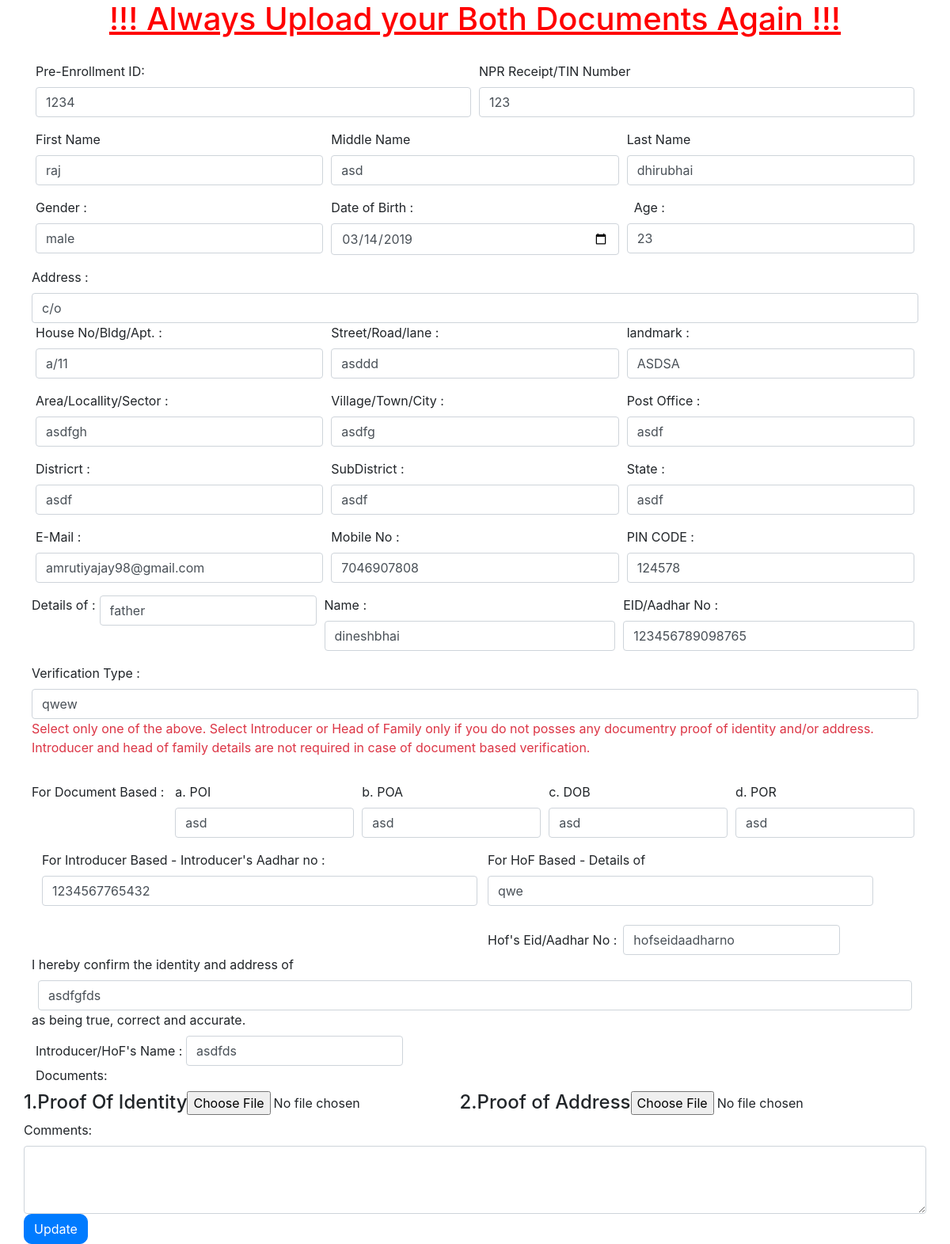
The app's page /aadharupdate.php (signed in) with its own data.
### tables this page shows
CREATE TABLE IF NOT EXISTS `aadhar` (
  `userid` varchar(100) NOT NULL,
  `preenrollmentid` varchar(50) NOT NULL,
  `nprreceipttinnumber` varchar(50) NOT NULL,
  `firstname` varchar(50) NOT NULL,
  `middlename` varchar(50) NOT NULL,
  `lastname` varchar(50) NOT NULL,
  `gender` varchar(10) NOT NULL,
  `dateofbirth` date NOT NULL,
  `age` int(3) NOT NULL,
  `address` varchar(40) NOT NULL,
  `houseno` varchar(10) NOT NULL,
  `street` varchar(100) NOT NULL,
  `landmark` varchar(100) NOT NULL,
  `area` varchar(100) NOT NULL,
  `city` varchar(50) NOT NULL,
  `postoffice` varchar(100) NOT NULL,
  `districrt` varchar(50) NOT NULL,
  `subdistrict` varchar(100) NOT NULL,
  `state` varchar(50) NOT NULL,
  `mailid` varchar(30) NOT NULL,
  `pincode` int(7) NOT NULL,
  `reference` varchar(20) NOT NULL,
  `name` varchar(50) NOT NULL,
  `eidaadharno` varchar(20) NOT NULL,
  `varification` varchar(50) NOT NULL,
  `poi` varchar(50) NOT NULL,
  `poa` varchar(50) NOT NULL,
  `dob` varchar(50) NOT NULL,
  `por` varchar(50) NOT NULL,
  `introducersaadharno` varchar(50) NOT NULL,
  `reference1` varchar(50) NOT NULL,
  `hofseidaadharno` varchar(50) NOT NULL,
  `owner` varchar(20) NOT NULL,
  `introname` varchar(20) NOT NULL,
  `mobileno` varchar(10) NOT NULL,
  PRIMARY KEY (`userid`)
);

### aadharupdate.php (the view, shortened to what this page needs)
<?php
include "db.php";
$userid = $_SESSION['username'];
?>
<!DOCTYPE html>
<html>
<head>
  <link rel="stylesheet" href="https://maxcdn.bootstrapcdn.com/bootstrap/4.0.0-beta/css/bootstrap.min.css">
</head>
<body>
<h1 style="color: red; margin-bottom: 30px;" align="center"><u>!!! Always Upload your Both Documents Again !!!</u></h1>
	<?php
		$q = "SELECT * FROM aadhar where userid='$userid'";
		$res = mysqli_query($conn, $q);
		while ($row = mysqli_fetch_array($res,MYSQLI_BOTH)) {
			$preenrollmentid=$row['preenrollmentid'];
			$nprreceipttinnumber=$row['nprreceipttinnumber'];
			$firstname=$row['firstname'];
			$middlename=$row['middlename'];
			$lastname=$row['lastname'];
			$gender=$row['gender'];
			$dateofbirth=$row['dateofbirth'];
			$age=$row['age'];
			$address=$row['address'];
			$houseno=$row['houseno'];
			$street=$row['street'];
			$landmark=$row['landmark'];
			$area=$row['area'];
			$city=$row['city'];
			$postoffice=$row['postoffice'];
			$districrt=$row['districrt'];
			$subdistrict=$row['subdistrict'];
			$state=$row['state'];
			$mailid=$row['mailid'];
			$pincode=$row['pincode'];
			$reference=$row['reference'];
			$name=$row['name'];
			$eidaadharno=$row['eidaadharno'];
			$varification=$row['varification'];
			$poi=$row['poi'];
			$poa=$row['poa'];
			$dob=$row['dob'];
			$por=$row['por'];
			$introducersaadharno=$row['introducersaadharno'];
			$reference1=$row['reference1'];
			$hofseidaadharno=$row['hofseidaadharno'];
			$owner=$row['owner'];
			$introname=$row['introname'];
			$mobileno=$row['mobileno'];
			?>
				<form action="aadharupdate.php" method="post" enctype="multipart/form-data">
		<div class="container">
		<div class="form-row">
			<div class="form-group col">
				<label>Pre-Enrollment ID:</label>
				<input type="text"  value="<?php echo $preenrollmentid; ?>" name="preenrollmentid" class="form-control">
			</div>
			<div class="form-group col">
				<label>NPR Receipt/TIN Number</label>
				<input type="text" name="nprreceipttinnumber"  value="<?php echo $nprreceipttinnumber; ?>" class="form-control">
			</div>
		</div>
		<div class="form-row">
			<div class="form-group col">
				<label>First Name</label>
				<input type="text" name="firstname" class="form-control"  value="<?php echo $firstname; ?>" required>
			</div>
			<div class="form-group col">
				<label>Middle Name</label>
				<input type="text" name="middlename" class="form-control"  value="<?php echo $middlename;?>" required>
			</div>
			<div class="form-group col">
				<label>Last Name</label>
				<input type="text" name="lastname" class="form-control"  value="<?php echo $lastname;?>" required>
			</div>
		</div>
		<div class="form-row">
			<div class="form-group col">
				<label>Gender :&nbsp&nbsp</label>
				<input type="text" name="gender" class="form-control"  value="<?php echo $gender;?>" required>
			</div>
			<div class="form-group col">
				<label>Date of Birth :&nbsp</label>
				<input type="date" name="dateofbirth" required class="form-control"  value="<?php echo $dateofbirth;?>">
			</div>
			<div class="form-group col">
				<label>&nbsp&nbspAge :</label>
				<input type="number" name="age" min="5" max="105"  value="<?php echo $age; ?>" required class="form-control">
			</div>
		</div>
		<div class="form-row">
			<label>Address :&nbsp&nbsp&nbsp</label>
			<input type="text" name="address" class="form-control"  value="<?php echo $address;?>" required>
		</div>
		<div class="form-row">
			<div class="form-group col">
				<label>House No/Bldg/Apt. :&nbsp</label>
				<input type="text" name="houseno" class="form-control"  value="<?php echo $houseno; ?>" required>
			</div>
			<div class="form-group col">
				<label>Street/Road/lane :</label>
				<input type="text" name="street"  value="<?php echo $street; ?>" class="form-control">
			</div>
			<div class="form-group col">
				<label>landmark :</label>
				<input type="text" name="landmark"  value="<?php echo $landmark; ?>" class="form-control">
			</div>
		</div>
		<div class="form-row">
			<div class="form-group col">
				<label>Area/Locallity/Sector :</label>
				<input type="text" name="area" class="form-control"  value="<?php echo $area; ?>" required>
			</div>
			<div class="form-group col">
				<label>Village/Town/City :</label>
				<input type="text" name="city" class="form-control"  value="<?php echo $city; ?>" required>
			</div>
			<div class="form-group col">
				<label>Post Office :</label>
				<input type="text" name="postoffice"  value="<?php echo $postoffice; ?>" class="form-control">
			</div>
		</div>
		<div class="form-row">
			<div class="form-group col">
				<label>Districrt :</label>
				<input type="text" name="districrt"  value="<?php echo $districrt; ?>" class="form-control" required>
			</div>
			<div class="form-group col">
				<label>SubDistrict :</label>
				<input type="text" name="subdistrict"  value="<?php echo $subdistrict; ?>" class="form-control">
			</div>
			<div class="form-group col">
				<label>State :</label>
				<input type="text" name="state" class="form-control"  value="<?php echo $state; ?>" required>
			</div>
		</div>
		<div class="form-row">
			<div class="form-group col">
				<label>E-Mail :</label>
				<input type="email" name="mailid" class="form-control"  value="<?php echo $mailid; ?>" required>
			</div>
			<div class="form-group col">
				<label>Mobile No :</label>
				<input type="number" name="mobileno" class="form-control"  value="<?php echo $mobileno; ?>" required>
			</div>
			<div class="form-group col">
				<label>PIN CODE :</label>
				<input type="text" name="pincode" class="form-control"  value="<?php echo $pincode; ?>" required>
			</div>
		</div>
		<div class="form-row">
			<label>Details of :</label>
			<div class="form-group col-4.5">
				<input type="text" name="reference" class="form-control"  value="<?php echo $reference; ?>" required>
			</div>
			<div class="form-group col">
				<label>Name :</label>
				<input type="text" name="name" class="form-control"  value="<?php echo $name; ?>" required>
			</div>
			<div class="form-group col">
				<label>EID/Aadhar No :</label>
				<input type="text" name="eidaadharno" class="form-control"  value="<?php echo $eidaadharno; ?>" required>
			</div>
		</div>
		<div class="form-row">
			<div class="form-group">
				<label>Verification Type :</label>
				<input type="text" name="varification" class="form-control"  value="<?php echo $varification; ?>" required>
				<p class="text-danger">Select only one of the above. Select Introducer or Head of Family only if you do not posses any documentry proof of identity and/or address. Introducer and head of family details are not required in case of document based verification.</p>
			</div>
		</div>
		<div class="form-row">
			<label>For Document Based :&nbsp&nbsp</label>
			<div class="form-group col">
				<label>a. POI</label>
				<input type="text" name="poi"  value="<?php echo $poi; ?>" class="form-control">
			</div>
			<div class="form-group col">
				<label>b. POA</label>
				<input type="text" name="poa"  value="<?php echo $poa; ?>" class="form-control">
			</div>
			<div class="form-group col">
				<label>c. DOB</label>
				<input type="text" name="dob"  value="<?php echo $dob; ?>" class="form-control">
			</div>
			<div class="form-group col">
				<label>d. POR</label>
				<input type="text" name="por"  value="<?php echo $por; ?>" class="form-control">
			</div>
		</div>
		<div class="form-row">
			<div class="ml-2 form-group col-6">
				<label>For Introducer Based - Introducer's Aadhar no :&nbsp</label>
				<input type="text" name="introducersaadharno"  value="<?php echo $introducersaadharno; ?>" class="form-control">
			</div>
			<div>
				<div class="form-row ml-2">
				<label>For HoF Based - Details of &nbsp&nbsp</label>
				<input type="text" name="reference1"  value="<?php echo $reference1; ?>" class="form-control">
				</div>
				<br>
				<div class="ml-2 form-row form-inline">
					<label>Hof's Eid/Aadhar No :</label>
					<input type="tel" name="hofseidaadharno"  value="<?php echo $hofseidaadharno; ?>" class="form-control ml-2">
				</div>
			</div>
		</div>
		<div class="form-row">
			<label>I hereby confirm the identity and address of</label><input type="text" name="owner"  value="<?php echo $owner; ?>" class="ml-2 mr-2 form-control" required><label>as being true, correct and accurate.</label>
		</div>
		<div class="form-row">
			<div class="col-6 form-inline">
				<label>Introducer/HoF's Name :&nbsp</label>
				<input type="text" name="introname" class="form-control"  value="<?php echo $introname; ?>" required>
			</div>
		</div>
	</div>
		<?php
		}
?>
<div class="container">
	<div class="row">
		<div class="col-2">
			<label>Documents:</label>
		</div>
		<div class="col-10">
</div>
</div>
<div class="row">
	<h4>1.Proof Of Identity</h4>
		<input type="file" name="image" id="image" /><br>
	<h4>2.Proof of Address</h4>
	<input type="file" name="image1" id="image1" /><br>
</div>
<div class="row">
		<label>Comments:</label><br>
	<textarea name="ucomments" class="form-control" rows="3" required></textarea>
	<input type="submit" class="btn btn-primary" name="update" value="Update" style="border-radius: 10px;"><br>
</div>
</div>
</form>
</body>
</html>

### records on screen
aadhar: preenrollmentid "1234", nprreceipttinnumber "123", firstname "raj", middlename "asd", lastname "dhirubhai", gender "male", dateofbirth "03/14/2019", age "23", address "c/o", houseno "a/11", street "asddd", landmark "ASDSA", area "asdfgh", city "asdfg", postoffice "asdf", districrt "asdf", subdistrict "asdf", state "asdf", mailid "amrutiyajay98@gmail.com", mobileno "7046907808", pincode "124578", reference "father", name "dineshbhai", eidaadharno "123456789098765", varification "qwew", poi "asd", poa "asd", dob "asd", por "asd", introducersaadharno "1234567765432", reference1 "qwe", hofseidaadharno "hofseidaadharno", owner "asdfgfds", introname "asdfds"
